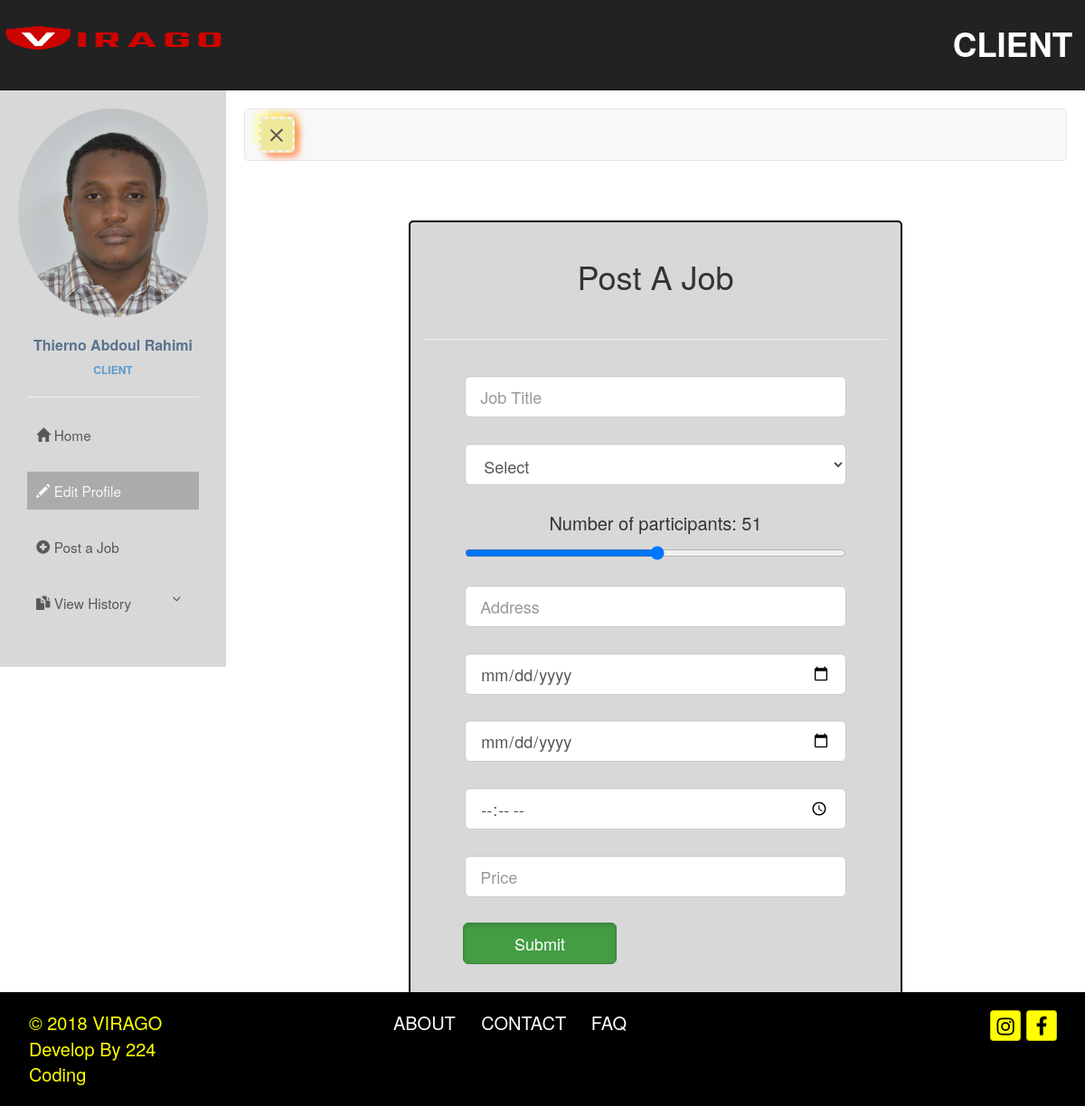
The page /listAJob.php (signed in) on the database its author committed.
### tables this page shows
CREATE TABLE `images` (
  `id` int(11) NOT NULL,
  `name` varchar(200) NOT NULL,
  `image` longtext NOT NULL,
  `userID` varchar(256) NOT NULL
);

CREATE TABLE `client` (
  `ID` int(11) NOT NULL,
  `firstName` varchar(250) NOT NULL,
  `lastName` varchar(250) NOT NULL,
  `email` varchar(100) NOT NULL,
  `password` varchar(100) NOT NULL,
  `address` varchar(250) NOT NULL,
  `phone` varchar(25) NOT NULL,
  `CL_UniqueID` varchar(250) NOT NULL,
  `userType` int(11) NOT NULL DEFAULT '1'
);

### listAJob.php (the view, shortened to what this page needs)
<?php
  include("BackEnd_Script/DBconfig.php");
  $userID = $_SESSION['user_ID'];
?>
<!DOCTYPE html>
<html >
<head>
  <link  rel="stylesheet" href="css/bootstrap.min.css">
  <link rel="stylesheet" href="css/font-awesome.min.css">
  <link rel="stylesheet"  href="css/bootstrap-social.css">
  <link rel="stylesheet" href="https://cdnjs.cloudflare.com/ajax/libs/normalize/5.0.0/normalize.min.css">
  <link href="css/user_edit_profile.css" rel="stylesheet">
</head>
<body>
     <nav class="navbar navbar-inverse navbar-fixed-top">
        <div class="container">
          <div class="navbar-header">
            <a  href="trainer_homepage.php">
              <image src="rec/virago.png" alt="img_logo" id="img_logo_trainer">
            </a>
          </div>
          <div id="navbar" class="collapse navbar-collapse ">
            <ul class="nav navbar-nav navbar-right sign_out_sub">
                <li class="dropdown">
                  <a class="dropdown-toggle" data-toggle="dropdown" href="trainer_homepage.php">CLIENT
                  </a>
                </li>
              </ul>
            </div>
          </div>
    </nav>
    <div class="wrapper">
        <nav id="sidebar">
          <div class="sidebar-header ">
            <div class="img-sidebar-header">
              <?php
                $sql = "SELECT name FROM images WHERE userID='$userID'";
                $result = mysqli_query($con,$sql);
                $row = mysqli_fetch_array($result);
                $image = $row['name'];
                if (!empty($image)) {
                  $image_src = "symbol/profilePic/".$image;
                }
                else{
                  $image_src = "symbol/profilePic/default.png";
                }
              ?>
            <img src="<?php echo $image_src;?>" class="img-responsive img-circle" alt="User Profile image">
          </div>
          <?php
              $client = $_SESSION['user_ID'];
              $result = $con->query("SELECT firstName FROM client  where CL_UniqueID = '$client'");
              $rs = $result->fetch_array();
          ?>
          <div class="userinfo-title">
            <div class="userinfo-title-name">
                <?php echo $rs['firstName']?>
            </div>
              <div class="userinfo-title-job">
                ClIENT
              </div>
            </div>
           </div>
           <ul class="list-unstyled components">
             <hr  class="line-sidebar">
               <li class="menu-spacing">
                  <a href="trainer_homepage.php">
                      <i class="glyphicon glyphicon-home"></i>
                      Home
                  </a>
               </li>
               <li class="active menu-spacing">
                <a href="trainer_edit_profile.php">
                  <i class="glyphicon glyphicon-pencil"></i>
                    Edit Profile
                </a>
              </li>
              <li class="menu-spacing">
               <a href="listAJob.php">
                 <i class="	glyphicon glyphicon-plus-sign"></i>
                   Post a Job
               </a>
             </li>
              <li class="menu-spacing">
                <a href="#pageSubmenu" data-toggle="collapse" aria-expanded="false">
                  <i class="glyphicon glyphicon-duplicate"></i>
                    View History
                </a>
              </li>
            </ul>
        </nav>
        <div id="content">
            <nav class="navbar navbar-default">
                <div class="container-fluid">
                    <div class="navbar-header">
                        <button type="button" id="sidebarCollapse" class="navbar-btn ">
                            <span></span>
                        </button>
                    </div>
                </div>
            </nav>
            <div class="box col-xs-10 col-xs-offset-1 form-animation">
               	<br/>
               		<h1>Post A Job</h1>
               	<br/>
               	<hr>
               	<br/>
               	<div class="midBox">
       				<form class="form" name="member_signup" action="BackEnd_Script/listJob.php" method="POST">
       				  <div class="row ">
       				            <div class="form-group">
       				                <div class="col-xs-10 col-xs-offset-1" >
       				                    <input type="text" name="jobTitel" class="form-control input-lg" placeholder="Job Title" value="<?php if(isset($_COOKIE["jobtitel"])){echo $_COOKIE["jobtitel"];}?>" />
       				        		    </div>
       				            </div>
       				  </div>
                      <div class="row">
                        <div class="form-group">
                          <div class="col-xs-10 col-xs-offset-1">
                            <select name="category" class="form-control input-lg">
                              <option>Select</option>
                            </select>
                          </div>
                        </div>
                       </div>
                  <div class="row">
                        <div class="form-group">
                          <div class="col-xs-10 col-xs-offset-1 slidecontainer">
                            <p>Number of participants: <span id="demo"></span></p>
                            <input type="range" min="1" max="100"  class="slider" id="myRange">
                          </div>
                        </div>
                       </div>
       				    <div class="row">
       				        <div class="form-group">
       				            <div class="col-xs-10 col-xs-offset-1">
       				                <input type="text" name="address" class="form-control input-lg"  placeholder="Address" value="<?php if(isset($_COOKIE["address"])){echo $_COOKIE["address"];}?>" />
       				            </div>
       				        </div>
       				    </div>
       				        <div class="row">
       				            <div class="form-group">
       				                <div class="col-xs-10 col-xs-offset-1">
       				                    <input type="date" name="stDate" class="form-control input-lg"  placeholder="Starting Date"/>
       				                </div>
       				            </div>
       				          </div>
       				        <div class="row">
       				            <div class="form-group">
       				                <div class="col-xs-10 col-xs-offset-1">
       				                    <input type="date" name="edDate" class="form-control input-lg"  placeholder="Ending Date"/>
       				                </div>
       				            </div>
       				          </div>
                        <div class="row">
                             <div class="form-group">
                                 <div class="col-xs-10 col-xs-offset-1">
                                     <input type="time" name="stTime" class="form-control input-lg"  placeholder="Starting Time"/>
                                 </div>
                             </div>
                           </div>
       				        <div class="row">
       				            <div class="form-group">
       				                <div class="col-xs-10 col-xs-offset-1">
       				                    <input type="text" name="price" class="form-control input-lg"  placeholder="Price" value="<?php if(isset($_COOKIE["price"])){echo $_COOKIE["price"];}?>" />
       				                </div>
       				            </div>
       				          </div>
       				          <button type="submit"  name="submit" class="btn btn-success btn-lg col-xs-4 col-xs-offset-1 active">Submit</button>
       				</form>
               	</div>
       	</div>
          </div>
        </div>
        <footer class="footer-hide-show">
          <div class= "row">
            <div class="footer-main">
              <div class="col-xs-2 col-sm-2  col-sm-offset-1 footerbrand">
                <a href="trainer_homepage.php">&copy; 2018 VIRAGO Develop By 224 Coding</a>
              </div>
            </div>
            <div class=footerlink>
              <div class="col-xs-3 col-sm-3">
                <a href="trainer_about.php" id="footerlink_1">ABOUT</a>
              </div>
              <div class="col-xs-3 col-sm-3  col-sm-offset-1">
                <a href="trainer_contact.php" id="footerlink_2">CONTACT</a>
              </div>
              <div class="col-xs-3 col-sm-3  col-sm-offset-2  col-xs-offset-1">
                <a href="trainer_faqpage.php" id="footerlink_3">FAQ</a>
              </div>
            </div>
            <div class="socialbtn">
              <div class="col-xs-2 col-sm-2 a">
                <a href="#" class="btn btn-social-icon btn-instagram">
                  <i class="fa fa-instagram"></i>
                </a>
              </div>
              <div class="col-xs-2 col-sm-2 col-sm-offset-1  col-xs-offset-1">
                <a href="#" class="btn btn-social-icon btn-facebook">
                  <i class="fa fa-facebook"></i>
                </a>
              </div>
            </div>
          </div>
        </footer>
  </body>
</html>

### css/user_edit_profile.css (style rules this page uses)
html, body { padding:0; margin:0; }
#navbar { margin-top:2%; position: relative; z-index: 99; }
.navbar-fixed-top { height:100px; }
#navbar a { font-size:3vmax; color: white; font-weight: 600; margin-left: 10%; }
#img_logo_trainer { position: absolute; left:-5px; width:270px; height:90px; }
a, a:hover, a:focus { color: inherit; text-decoration: none; transition: all 0.3s; }
.wrapper { display: flex; align-items: stretch; perspective: 100%; margin-top: 100px; margin-bottom: 50px; }
#sidebar { min-width: 250px; max-width: 250px; height:100%; background: #d8d8d8; color: #595959; transition: all 0.6s cubic-bezier(0.945, 0.020, 0.270, 0.665); transform-origin: bottom left; }
#sidebar .sidebar-header { padding: 20px; }
.sidebar-header { -webkit-animation-duration: 1.2s; animation-duration: 1.2s; -webkit-animation-name: bounceInDown; animation-name: bounceInDown; }
.img-circle { opacity: 1; transition: .5s ease; backface-visibility: hidden; }
.userinfo-title { text-align: center; margin-top: 20px; }
.userinfo-title-name { color: #5a7391; font-size: 16px; font-weight: 600; margin-bottom: 7px; }
.userinfo-title-job { text-transform: uppercase; color: #5b9bd1; font-size: 12px; font-weight: 600; }
#sidebar ul.components { padding: 20px 30px; }
ul.components li { -webkit-animation-duration: 1.5s; animation-duration: 1.5s; -webkit-animation-name: bounceInDown; animation-name: bounceInDown; }
ul .menu-spacing { margin-bottom: 20px; }
.line-sidebar { margin-top: -10%; width:100%; }
#sidebar ul li a { padding: 10px; font-size: 1.1em; display: block; text-decoration: none; }
#sidebar ul li.active > a, a[aria-expanded="true"] { color: #fff; background: #a0a0a0; opacity: 0.8; }
#sidebar a[data-toggle="collapse"] { position: relative; }
#sidebar a[aria-expanded="false"]::before, a[aria-expanded="true"]::before { content: '\e259'; display: block; position: absolute; right: 20px; font-family: 'Glyphicons Halflings'; font-size: 0.6em; }
#content { padding: 20px; min-height: 100vh; width:100%; transition: all 0.3s; }
#sidebarCollapse { width: 40px; height: 40px; position:relative; background-color: #EDE89A; box-shadow: -6px -6px 8px -4px #fafe76, 6px -6px 8px -4px #fe9f32, 6px 6px 8px -4px #ffbf66, 6px 6px 8px -4px #ff3f3f; border:3px dashed #F7EEEE; border-radius:5px; }
#sidebarCollapse span { width: 80%; height: 2px; margin: 0 auto; display: block; background: #555; transition: all 0.8s cubic-bezier(0.810, -0.330, 0.345, 1.375); transition-delay: 0.2s; }
#sidebarCollapse span:last-of-type { transform: rotate(-45deg) translate(1px, -1px); }
.box { margin-top: 5%; margin-bottom: 5%; margin-left: 20%; background-color: #d8d8d8; border: 2px solid black; border-radius: 5px; width: 60%; }
.box h1 { text-align: center; }
.midBox { text-align: center; font-size: 20px; }
footer { width:100%; background-color:black; position:fixed; padding:20px; left:0; bottom:0; }
.footer-main { margin-left:-8%; }
.footerbrand a { color: yellow; text-decoration: none; font-size: 20px; }
.footerlink { position: absolute; color: white; left: 35%; font-size: 20px; font-weight: 300; }
.footerlink a { color:white }
.socialbtn { position: absolute; left: 90%; }
.socialbtn .btn-social-icon { background-color:yellow; color:black; }
.form-animation { -webkit-animation-duration: 1.2s; animation-duration: 1.2s; -webkit-animation-name: popout; animation-name: popout; }

### rows shown on the page
images: name (picture)
client: firstName "Thierno Abdoul Rahimi"
